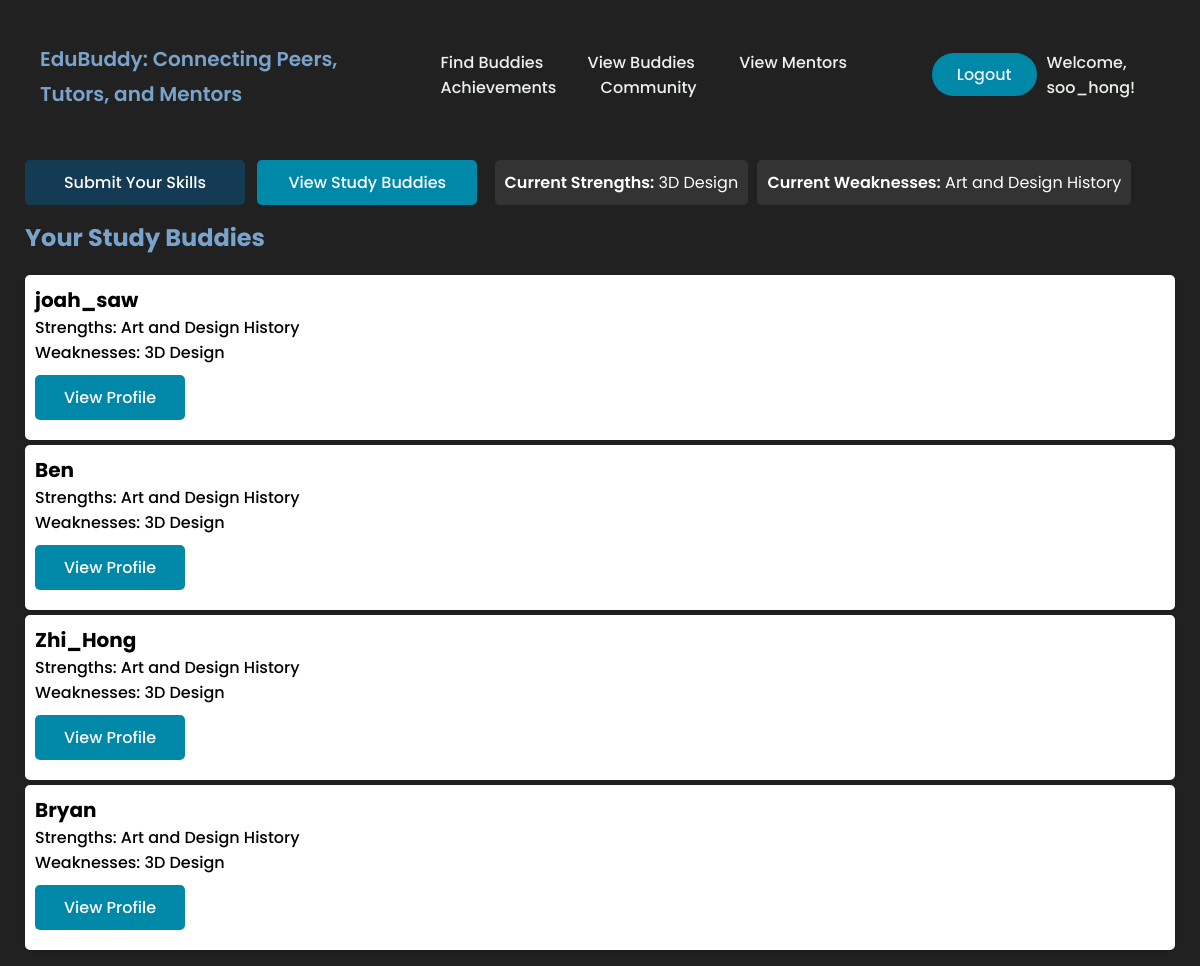
Screenshot of /find_buddies.php (signed in) with the database file from the repository.
### tables this page shows
CREATE TABLE `skills` (
  `id` int(11) NOT NULL,
  `username` varchar(255) NOT NULL,
  `strengths` text DEFAULT NULL,
  `weaknesses` text DEFAULT NULL,
  `extra_skills` text DEFAULT NULL
);

CREATE TABLE `users` (
  `user_id` int(11) NOT NULL,
  `username` varchar(128) NOT NULL,
  `password` varchar(255) NOT NULL,
  `email` varchar(255) NOT NULL,
  `profile_img` varchar(255) DEFAULT NULL,
  `roles` varchar(10) NOT NULL
);

### find_buddies.php (the view, shortened to what this page needs)
<?php
require 'database.php';
$username = $_SESSION['username'];
$matches = [];
$sql = "SELECT weaknesses FROM skills WHERE username = ?";
$stmt = $conn->prepare($sql);
$stmt->bind_param("s", $username);
$stmt->execute();
$result = $stmt->get_result();
$user_data = $result->fetch_assoc();
$weaknesses = $user_data ? $user_data['weaknesses'] : '';
if (!empty($weaknesses)) {
    $weaknessArray = explode(',', $weaknesses);
    $sql = "SELECT u.username, s.strengths, s.weaknesses FROM users u
            JOIN skills s ON u.username = s.username
            WHERE u.username != ?";
    foreach ($weaknessArray as $weakness) {
        $sql .= " AND FIND_IN_SET('" . $conn->real_escape_string(trim($weakness)) . "', s.strengths) > 0";
    }
    $stmt = $conn->prepare($sql);
    $stmt->bind_param("s", $username);
    if ($stmt->execute()) {
        $result = $stmt->get_result();
        while ($row = $result->fetch_assoc()) {
            $matches[] = $row;
        }
    } else {
        echo "SQL Error: " . $stmt->error;
    }
}
$strengths_display = 'None';
$weaknesses_display = 'None';
$query = "SELECT strengths, weaknesses FROM skills WHERE username = ? ORDER BY id DESC LIMIT 1";
if ($stmt = $conn->prepare($query)) {
    $stmt->bind_param("s", $username);
    $stmt->execute();
    $result = $stmt->get_result();
    if ($result->num_rows > 0) {
        $data = $result->fetch_assoc();
        $strengths_display = !empty($data['strengths']) ? $data['strengths'] : 'None';
        $weaknesses_display = !empty($data['weaknesses']) ? $data['weaknesses'] : 'None';
    }
}
?>
<!DOCTYPE html>
<html lang="en">
<head>
</head>
<body>
    <?php include 'header.php'; ?>
    <div class="button-container">
        <a href="submit_skills.php" class="toggle-button <?php echo basename(__FILE__) == 'submit_skills.php' ? 'active-button' : ''; ?>">Submit Your Skills</a>
        <a href="find_buddies.php" class="toggle-button <?php echo basename(__FILE__) == 'find_buddies.php' ? 'active-button' : ''; ?>">View Study Buddies</a>
        <div class="stats-container">
            <strong>Current Strengths:</strong> <?php echo $strengths_display; ?>
        </div>
        <div class="stats-container">
            <strong>Current Weaknesses:</strong> <?php echo $weaknesses_display; ?>
        </div>
    </div>
    <h2 class="title-page">Your Study Buddies</h2>
    <div class="buddies-list">
        <ul>
            <?php if (!empty($matches)) : ?>
                <?php foreach ($matches as $match) : ?>
                    <li>
                        <strong class="buddy-username"><?php echo htmlspecialchars($match['username']); ?></strong><br>
                        <span class="buddy-strength">Strengths: <?php echo htmlspecialchars($match['strengths']); ?></span><br>
                        <span class="buddy-weakness">Weaknesses: <?php echo htmlspecialchars($match['weaknesses']); ?></span><br>
                        <form action="profile.php" method="GET">
                            <button type="submit" class="view-profile-button">View Profile</button>
                        </form>
                    </li>
                <?php endforeach; ?>
            <?php else : ?>
                <li class="buddy-none">No matches found.</li>
            <?php endif; ?>
        </ul>
    </div>
</body>
</html>

### header.php (shortened to what this page needs)
<?php
$userRole = isset($_SESSION['roles']) ? $_SESSION['roles'] : null;
?>
<!DOCTYPE html>
<html lang="en">
<head>
</head>
<body>
    <header>
        <h2 class="header-title">
            <a href="home_buddies.php">
                EduBuddy: Connecting Peers, Tutors, and Mentors
            </a>
        </h2>
        <nav>
            <ul class="nav_links">
            <?php if ($userRole === 'student' || $userRole === 'tutor') { ?>
                    <li><a class='nav_anc' href="submit_skills.php">Find Buddies</a></li>
                    <li><a class='nav_anc' href="friend_list.php">View Buddies</a></li>
                    <li><a class='nav_anc' href="view_mentors.php">View Mentors</a></li>
                    <li><a class='nav_anc' href="view_feedback.php">Achievements</a></li>
                    <li><a class='nav_anc' href="community.php">Community</a></li>
                <?php } elseif ($userRole === 'mentor') { ?>
                    <li><a class='nav_anc' href="mentors_view.php">Students</a></li>
                    <li><a class='nav_anc' href="community.php">Community</a></li>
                <?php } ?>
            </ul>
        </nav>
        <a href="logout.php" class="cta">
            <button class="logout-btn">Logout</button>
        </a>
        <div class="welcome-message">
            <?php
            if (isset($_SESSION['username'])) {
                echo "<a href='edit_profile.php?username=" . urlencode($_SESSION['username']) . "'><p class='username-text'>Welcome, " . htmlspecialchars($_SESSION['username']) . "!</p></a>";
            } else {
                echo "<p class='username-text'>Welcome, Guest!</p>";
            }
            ?>
        </div>
    </header>
</body>
</html>

### find_buddies.php (style rules this page uses)
body { font-family: "Poppins", sans-serif; background-color: #f4f4f4; margin: 20px; padding: 20px; }
.title-page { color: #7AA3CC; font-family: "Poppins", sans-serif; margin: 0 0 20px 25px; }
button { padding: 10px 20px; background-color: #007BFF; color: white; border: none; border-radius: 5px; cursor: pointer; }
.buddies-list { margin: 20px 25px 10px 25px; }
.buddies-list ul { list-style-type: none; padding: 0; }
.buddies-list li { background: #fff; padding: 10px; margin: 5px 0; border-radius: 5px; box-shadow: 0 2px 4px rgba(0,0,0,0.1); }
.buddy-username { color: black; font-weight: bold; font-size: 20px; }
.buddy-strength { color: black; }
.buddy-weakness { color: black; }
.view-profile-button { width: 150px; padding: 10px; margin: 10px 0 10px 0; border-radius: 5px; color: white; font-size: 16px; cursor: pointer; transition: background-color 0.3s ease; background-color: rgba(0, 136, 169, 1); }
.toggle-button { display: inline-block; width: 200px; padding: 10px; margin: 0 8px 0 0; background-color: rgba(0, 99, 158, .4); color: white; text-align: center; border-radius: 5px; text-decoration: none; font-size: 16px; transition: background-color 0.3s ease; }
.active-button { background-color: rgba(0, 136, 169, 1); }
.button-container { margin: 0 0 15px 25px; }
.stats-container { background-color: #333; color: #ffffff; padding: 10px; margin: 10px 0 0 5px; border-radius: 5px; display: inline-block; width: auto; }
.stats-container strong { font-weight: 600; }

### header.php (style rules this page uses)
body { box-sizing: border-box; margin: 0; padding: 0; background-color: #212121; }
li, a, button { font-family: "Poppins", sans-serif; font-weight: 500; font-size: 16px; color: #edf0f1; text-decoration: none; }
header { display: flex; justify-content: space-between; align-items: center; padding: 20px; margin: 0 20px 0 20px ; }
.header-title { cursor: pointer; color: #7AA3CC; font-family: "Poppins", sans-serif; }
.header-title a { text-decoration: none; color: inherit; font-size: 20px; font-weight: 600; }
.nav_links { list-style: none; }
.nav_links li { display: inline-block; padding: 0px 20px; }
.nav_links li .nav_anc { transition: all 0.3s ease; }
.logout-btn { padding: 9px 25px; background-color: rgba(0, 136, 169, 1); border: none; border-radius: 50px; cursor: pointer; transition: all 0.3s ease; margin: 0 0 0 20px; }
.username-text { color: #eaf2e8; font-family: "Poppins", sans-serif; font-style: normal; margin: 0 0 0 10px; }

### rows the page displays
skills: strengths "3D Design", weaknesses "Art and Design History"
skills: users.username "joah_saw", strengths "Art and Design History", weaknesses "3D Design"
skills: users.username "Ben", strengths "Art and Design History", weaknesses "3D Design"
skills: users.username "Zhi_Hong", strengths "Art and Design History", weaknesses "3D Design"
skills: users.username "Bryan", strengths "Art and Design History", weaknesses "3D Design"

### other values shown
$_SESSION['username'] "soo_hong"
